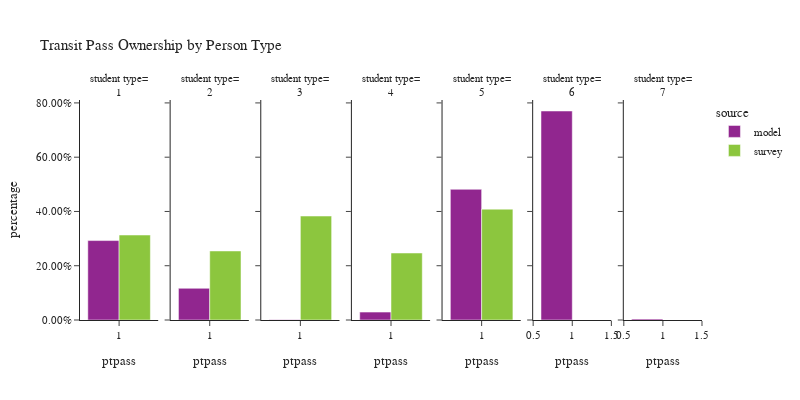

Notebook code for this chart:
### Code cell
plot_transit_pass(person, 'pptyp', 'Person Type', 'student type')

### Figure 1 — Plotly figure (JSON) as saved in the notebook; plotly's stock layout.template omitted (floating-point values rounded to 4 significant figures)
{"data": [{"alignmentgroup": "True", "customdata": [[536632]], "hovertemplate": "source=model<br>pptyp=1<br>ptpass=%{x}<br>percentage=%{y}<br>sample count=%{customdata[0]}<extra></extra>", "legendgroup": "model", "marker": {"color": "#91268F", "pattern": {"shape": ""}}, "name": "model", "offsetgroup": "model", "orientation": "v", "showlegend": true, "textposition": "auto", "type": "bar", "x": [1], "xaxis": "x", "y": [0.2927], "yaxis": "y"}, {"alignmentgroup": "True", "customdata": [[40747]], "hovertemplate": "source=model<br>pptyp=2<br>ptpass=%{x}<br>percentage=%{y}<br>sample count=%{customdata[0]}<extra></extra>", "legendgroup": "model", "marker": {"color": "#91268F", "pattern": {"shape": ""}}, "name": "model", "offsetgroup": "model", "orientation": "v", "showlegend": false, "textposition": "auto", "type": "bar", "x": [1], "xaxis": "x2", "y": [0.1168], "yaxis": "y2"}, {"alignmentgroup": "True", "customdata": [[276]], "hovertemplate": "source=model<br>pptyp=3<br>ptpass=%{x}<br>percentage=%{y}<br>sample count=%{customdata[0]}<extra></extra>", "legendgroup": "model", "marker": {"color": "#91268F", "pattern": {"shape": ""}}, "name": "model", "offsetgroup": "model", "orientation": "v", "showlegend": false, "textposition": "auto", "type": "bar", "x": [1], "xaxis": "x3", "y": [0.0005307], "yaxis": "y3"}, {"alignmentgroup": "True", "customdata": [[16366]], "hovertemplate": "source=model<br>pptyp=4<br>ptpass=%{x}<br>percentage=%{y}<br>sample count=%{customdata[0]}<extra></extra>", "legendgroup": "model", "marker": {"color": "#91268F", "pattern": {"shape": ""}}, "name": "model", "offsetgroup": "model", "orientation": "v", "showlegend": false, "textposition": "auto", "type": "bar", "x": [1], "xaxis": "x4", "y": [0.02912], "yaxis": "y4"}, {"alignmentgroup": "True", "customdata": [[78198]], "hovertemplate": "source=model<br>pptyp=5<br>ptpass=%{x}<br>percentage=%{y}<br>sample count=%{customdata[0]}<extra></extra>", "legendgroup": "model", "marker": {"color": "#91268F", "pattern": {"shape": ""}}, "name": "model", "offsetgroup": "model", "orientation": "v", "showlegend": false, "textposition": "auto", "type": "bar", "x": [1], "xaxis": "x5", "y": [0.4817], "yaxis": "y5"}, {"alignmentgroup": "True", "customdata": [[98260]], "hovertemplate": "source=model<br>pptyp=6<br>ptpass=%{x}<br>percentage=%{y}<br>sample count=%{customdata[0]}<extra></extra>", "legendgroup": "model", "marker": {"color": "#91268F", "pattern": {"shape": ""}}, "name": "model", "offsetgroup": "model", "orientation": "v", "showlegend": false, "textposition": "auto", "type": "bar", "x": [1], "xaxis": "x6", "y": [0.7702], "yaxis": "y6"}, {"alignmentgroup": "True", "customdata": [[2025]], "hovertemplate": "source=model<br>pptyp=7<br>ptpass=%{x}<br>percentage=%{y}<br>sample count=%{customdata[0]}<extra></extra>", "legendgroup": "model", "marker": {"color": "#91268F", "pattern": {"shape": ""}}, "name": "model", "offsetgroup": "model", "orientation": "v", "showlegend": false, "textposition": "auto", "type": "bar", "x": [1], "xaxis": "x7", "y": [0.003635], "yaxis": "y7"}, {"alignmentgroup": "True", "customdata": [[1524]], "hovertemplate": "source=survey<br>pptyp=1<br>ptpass=%{x}<br>percentage=%{y}<br>sample count=%{customdata[0]}<extra></extra>", "legendgroup": "survey", "marker": {"color": "#8CC63E", "pattern": {"shape": ""}}, "name": "survey", "offsetgroup": "survey", "orientation": "v", "showlegend": true, "textposition": "auto", "type": "bar", "x": [1], "xaxis": "x", "y": [0.3132], "yaxis": "y"}, {"alignmentgroup": "True", "customdata": [[280]], "hovertemplate": "source=survey<br>pptyp=2<br>ptpass=%{x}<br>percentage=%{y}<br>sample count=%{customdata[0]}<extra></extra>", "legendgroup": "survey", "marker": {"color": "#8CC63E", "pattern": {"shape": ""}}, "name": "survey", "offsetgroup": "survey", "orientation": "v", "showlegend": false, "textposition": "auto", "type": "bar", "x": [1], "xaxis": "x2", "y": [0.2544], "yaxis": "y2"}, {"alignmentgroup": "True", "customdata": [[459]], "hovertemplate": "source=survey<br>pptyp=3<br>ptpass=%{x}<br>percentage=%{y}<br>sample count=%{customdata[0]}<extra></extra>", "legendgroup": "survey", "marker": {"color": "#8CC63E", "pattern": {"shape": ""}}, "name": "survey", "offsetgroup": "survey", "orientation": "v", "showlegend": false, "textposition": "auto", "type": "bar", "x": [1], "xaxis": "x3", "y": [0.3831], "yaxis": "y3"}, {"alignmentgroup": "True", "customdata": [[285]], "hovertemplate": "source=survey<br>pptyp=4<br>ptpass=%{x}<br>percentage=%{y}<br>sample count=%{customdata[0]}<extra></extra>", "legendgroup": "survey", "marker": {"color": "#8CC63E", "pattern": {"shape": ""}}, "name": "survey", "offsetgroup": "survey", "orientation": "v", "showlegend": false, "textposition": "auto", "type": "bar", "x": [1], "xaxis": "x4", "y": [0.2469], "yaxis": "y4"}, {"alignmentgroup": "True", "customdata": [[104]], "hovertemplate": "source=survey<br>pptyp=5<br>ptpass=%{x}<br>percentage=%{y}<br>sample count=%{customdata[0]}<extra></extra>", "legendgroup": "survey", "marker": {"color": "#8CC63E", "pattern": {"shape": ""}}, "name": "survey", "offsetgroup": "survey", "orientation": "v", "showlegend": false, "textposition": "auto", "type": "bar", "x": [1], "xaxis": "x5", "y": [0.4085], "yaxis": "y5"}], "layout": {"annotations": [{"font": {}, "showarrow": false, "text": "student type=<br>1", "x": 0.06286, "xanchor": "center", "xref": "paper", "y": 1.0, "yanchor": "bottom", "yref": "paper"}, {"font": {}, "showarrow": false, "text": "student type=<br>2", "x": 0.2086, "xanchor": "center", "xref": "paper", "y": 1.0, "yanchor": "bottom", "yref": "paper"}, {"font": {}, "showarrow": false, "text": "student type=<br>3", "x": 0.3543, "xanchor": "center", "xref": "paper", "y": 1.0, "yanchor": "bottom", "yref": "paper"}, {"font": {}, "showarrow": false, "text": "student type=<br>4", "x": 0.5, "xanchor": "center", "xref": "paper", "y": 1.0, "yanchor": "bottom", "yref": "paper"}, {"font": {}, "showarrow": false, "text": "student type=<br>5", "x": 0.6457, "xanchor": "center", "xref": "paper", "y": 1.0, "yanchor": "bottom", "yref": "paper"}, {"font": {}, "showarrow": false, "text": "student type=<br>6", "x": 0.7914, "xanchor": "center", "xref": "paper", "y": 1.0, "yanchor": "bottom", "yref": "paper"}, {"font": {}, "showarrow": false, "text": "student type=<br>7", "x": 0.9371, "xanchor": "center", "xref": "paper", "y": 1.0, "yanchor": "bottom", "yref": "paper"}], "barmode": "group", "font": {"size": 11}, "height": 400, "legend": {"title": {"text": "source"}, "tracegroupgap": 0}, "title": {"text": "Transit Pass Ownership by Person Type"}, "width": 800, "xaxis": {"anchor": "y", "domain": [0.0, 0.1257], "title": {"text": "ptpass"}}, "xaxis2": {"anchor": "y2", "domain": [0.1457, 0.2714], "matches": "x", "title": {"text": "ptpass"}}, "xaxis3": {"anchor": "y3", "domain": [0.2914, 0.4171], "matches": "x", "title": {"text": "ptpass"}}, "xaxis4": {"anchor": "y4", "domain": [0.4371, 0.5629], "matches": "x", "title": {"text": "ptpass"}}, "xaxis5": {"anchor": "y5", "domain": [0.5829, 0.7086], "matches": "x", "title": {"text": "ptpass"}}, "xaxis6": {"anchor": "y6", "domain": [0.7286, 0.8543], "matches": "x", "title": {"text": "ptpass"}}, "xaxis7": {"anchor": "y7", "domain": [0.8743, 1.0], "matches": "x", "title": {"text": "ptpass"}}, "yaxis": {"anchor": "x", "domain": [0.0, 1.0], "tickformat": ".2%", "title": {"text": "percentage"}}, "yaxis2": {"anchor": "x2", "domain": [0.0, 1.0], "matches": "y", "showticklabels": false, "tickformat": ".2%"}, "yaxis3": {"anchor": "x3", "domain": [0.0, 1.0], "matches": "y", "showticklabels": false, "tickformat": ".2%"}, "yaxis4": {"anchor": "x4", "domain": [0.0, 1.0], "matches": "y", "showticklabels": false, "tickformat": ".2%"}, "yaxis5": {"anchor": "x5", "domain": [0.0, 1.0], "matches": "y", "showticklabels": false, "tickformat": ".2%"}, "yaxis6": {"anchor": "x6", "domain": [0.0, 1.0], "matches": "y", "showticklabels": false, "tickformat": ".2%"}, "yaxis7": {"anchor": "x7", "domain": [0.0, 1.0], "matches": "y", "showticklabels": false, "tickformat": ".2%"}}}
